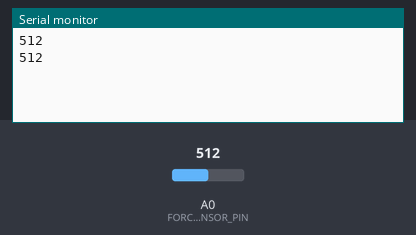
Bench run of a sketch on a simulated Arduino Uno, built with avr-gcc and run on an emulated ATmega328P. Parts: the last lines printed to the serial monitor. Inputs (shaded band) come from the test bench; at power-on: A0 (FORCE_SENSOR_PIN) = 512.

Above: at 1.8 s.
1.9 s: A0 (FORCE_SENSOR_PIN) set to 716
At 2.5 s:
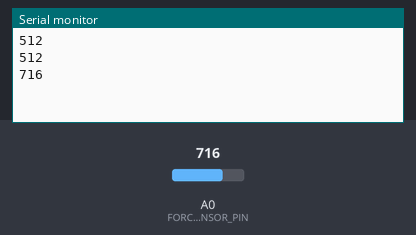
3.4 s: A0 (FORCE_SENSOR_PIN) set to 900
At 4.8 s:
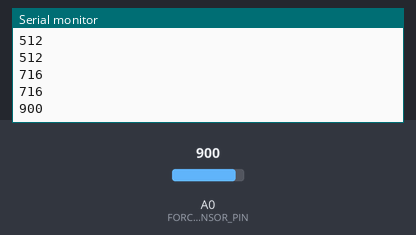
Timing chart, 0 to 6.4 s (numbered marks = the images above; inputs shaded):
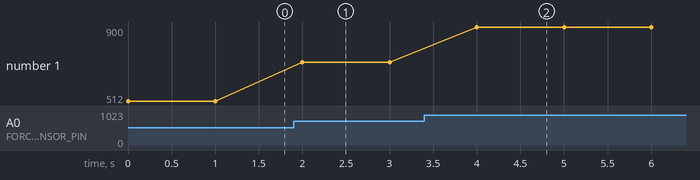

Measured:
- after the input at 1.9 s, the serial monitor: prints a new line after 0.10 s (image 1)
- after the input at 3.4 s, the serial monitor: prints a new line after 0.60 s (image 2)
- plotted number 1: 512 → 716 after the input at 1.9 s, 716 → 900 after the input at 3.4 s

The sketch:

sketch_apr27a.ino
```cpp
#define FORCE_SENSOR_PIN A0 // the FSR and 10K pulldown are connected to A0

void setup() {
  Serial.begin(9600);
}

void loop() {
  int analogReading = analogRead(FORCE_SENSOR_PIN);
  Serial.println(analogReading); // print the raw analog reading
  delay(1000);
}
```
